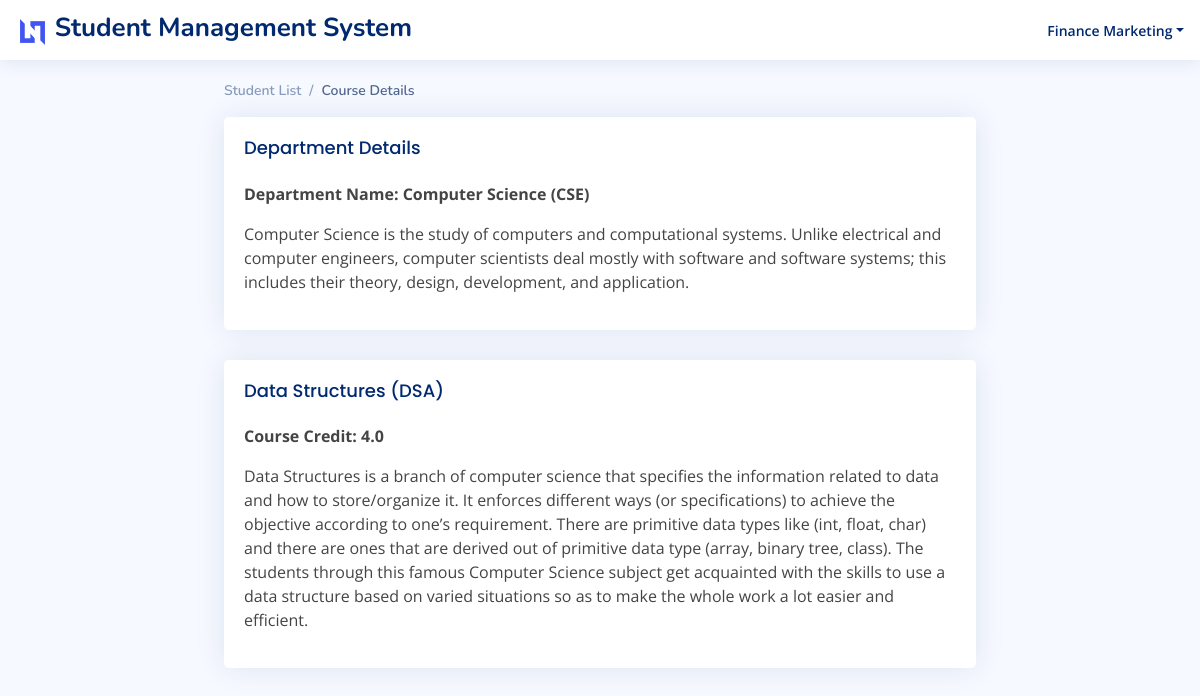
The app's page /1/course_details/ (signed in) with its own data.
### sms/models.py (models this page shows, shortened)
class Department(models.Model):
    name = models.CharField(max_length=256)
    code = models.CharField(max_length=10)
    description = models.TextField()
    created_by = models.ForeignKey(User, related_name='%(class)s_created_by', on_delete=models.SET_NULL,
                                   null=True, blank=True, editable=False)
    created_at = models.DateTimeField(auto_now_add=True)
    modified_at = models.DateTimeField(auto_now=True)

class Subject(models.Model):
    department = models.ForeignKey(Department, on_delete=models.CASCADE)
    name = models.CharField(max_length=256)
    code = models.CharField(max_length=10)
    credit = models.FloatField(default=0)
    description = models.TextField(blank=True, null=True)
    created_by = models.ForeignKey(User, related_name='%(class)s_created_by', on_delete=models.SET_NULL, null=True,
                                   blank=True, editable=False)
    created_at = models.DateTimeField(auto_now_add=True)
    modified_at = models.DateTimeField(auto_now=True)

### sms/views.py (the view)
# urls.py: path('<int:pk>/course_details/', views.DepartmentCoursesDetail.as_view(), name='departmentCoursesDetail'),
class DepartmentCoursesDetail(LoginRequiredMixin, DetailView):
    model = Department
    template_name = 'sms/department_course_detail.html'

### sms/templates/sms/department_course_detail.html
{% extends 'base.html' %}
{% load django_tables2 %}
{% block content %}
    <section class="section">
        <div class="row">
            <div class="col-8 offset-2">
                <nav>
                    <ol class="breadcrumb">
                        {% if request.user.userprofile.user_type == 'teacher' or request.user.is_superuser %}
                            <li class="breadcrumb-item"><a href="{% url 'studentList' %}">Student List</a></li>
                        {% else %}
                            <li class="breadcrumb-item"><a href="{% url 'courseList' %}">Course List</a></li>
                        {% endif %}
                        <li class="breadcrumb-item active">Course Details</li>
                    </ol>
                </nav>
                <div class="card">
                    <div class="card-body">
                        <h5 class="card-title">Department Details</h5>
                        <p><b>Department Name: {{ object.name }} ({{ object.code }})</b></p>
                        <p>{{ object.description }}</p>
                    </div>
                </div>
                {% for course in department.subject_set.all %}
                    <div class="card">
                        <div class="card-body">
                            <h5 class="card-title">{{ course.name }} ({{ course.code }})</h5>
                            <p><b>Course Credit: {{ course.credit }}</b></p>
                            <p>{{ course.description }}</p>
                        </div>
                    </div>
                {% endfor %}
            </div>
        </div>
    </section>
{% endblock %}

### templates/header.html (shortened to what this page needs)
<header id="header" class="header fixed-top d-flex align-items-center">
    <div class="align-items-center justify-content-between text-center">
        {% if request.user.userprofile.user_type == 'student' %}
            <a href="{% url 'courseList' %}" class="logo align-items-center justify-content-between">
                <img src="assets/img/logo.png" alt="">
                <span>Student Management System</span>
            </a>
        {% else %}
            <a href="{% url 'studentList' %}" class="logo align-items-center justify-content-between">
                <img src="assets/img/logo.png" alt="">
                <span>Student Management System</span>
            </a>
        {% endif %}
    </div>
    {% if request.user.is_authenticated %}
        <nav class="header-nav ms-auto">
            <ul class="d-flex align-items-center">
                <li class="nav-item dropdown pe-3">
                    <a class="nav-link nav-profile d-flex align-items-center pe-0" href="#" data-bs-toggle="dropdown">
                        <span class="d-none d-md-block dropdown-toggle ps-2">{{ request.user.get_full_name }}</span>
                    </a>
                </li>
            </ul>
        </nav>
    {% endif %}
</header>

### staticfiles/common/assets/css/style.css (style rules this page uses)
:root { scroll-behavior: smooth; }
body { font-family: "Open Sans", sans-serif; background: #f6f9ff; color: #444444; }
a { color: #4154f1; text-decoration: none; }
h1, h2, h3, h4, h5, h6 { font-family: "Nunito", sans-serif; }
.card { margin-bottom: 30px; border: none; border-radius: 5px; box-shadow: 0px 0 30px rgba(1, 41, 112, 0.1); }
.card-title { padding: 20px 0 15px 0; font-size: 18px; font-weight: 500; color: #012970; font-family: "Poppins", sans-serif; }
.card-body { padding: 0 20px 20px 20px; }
.breadcrumb { font-size: 14px; font-family: "Nunito", sans-serif; color: #899bbd; font-weight: 600; }
.breadcrumb a { color: #899bbd; transition: 0.3s; }
.breadcrumb .breadcrumb-item::before { color: #899bbd; }
.breadcrumb .active { color: #51678f; font-weight: 600; }
.logo { line-height: 1; }
@media (min-width: 1200px) { .logo { width: 280px; } }
.logo img { max-height: 26px; margin-right: 6px; }
.logo span { font-size: 26px; font-weight: 700; color: #012970; font-family: "Nunito", sans-serif; }
.header { transition: all 0.5s; z-index: 997; height: 60px; box-shadow: 0px 2px 20px rgba(1, 41, 112, 0.1); background-color: #fff; padding-left: 20px; }
.header-nav ul { list-style: none; }
.header-nav>ul { margin: 0; padding: 0; }
.header-nav .nav-profile { color: #012970; }
.header-nav .nav-profile span { font-size: 14px; font-weight: 600; }

### records on screen
Department: name "Computer Science", code "CSE", description "Computer Science is the study of computers and computational systems. Unlike electrical and computer engineers, computer scientists deal mostly with software and software systems; this includes their theory, design, development, and application."
Subject: name "Data Structures", code "DSA", credit "4.0", description "Data Structures is a branch of computer science that specifies the information related to data and how to store/organize it. It enforces different ways (or specifications) to achieve the objective according to one’s requirement. There are primitive data types like (int, float, char) and there are ones that are derived out of primitive data type (array, binary tree, class). The students through this famous Computer Science subject get acquainted with the skills to use a data structure based on varied situations so as to make the whole work a lot easier and efficient."

### other values on screen
{{ request.user.get_full_name }} "Finance Marketing"
